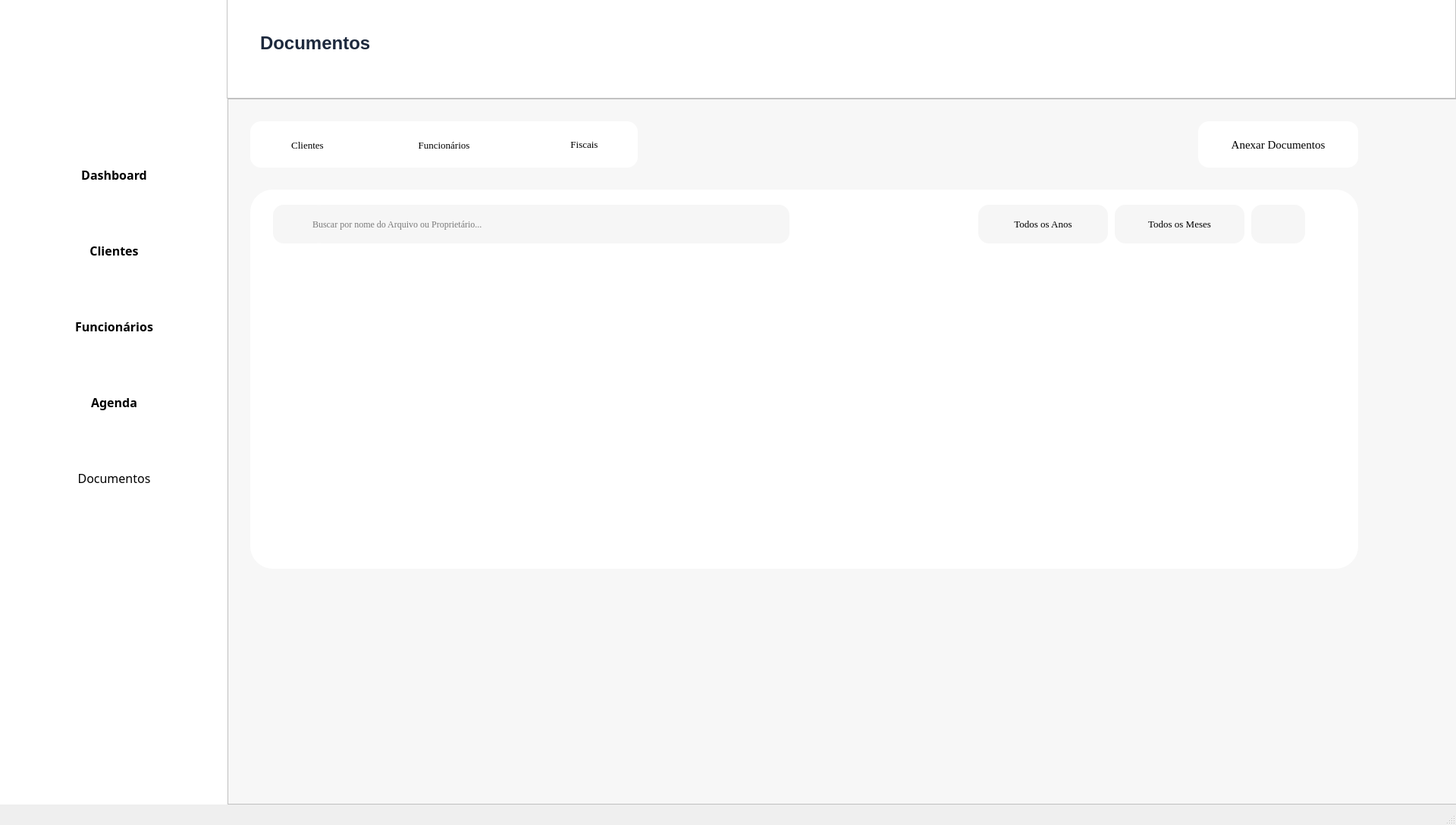
<?xml version="1.0" encoding="UTF-8"?>
<ui version="4.0">
 <class>MainWindow</class>
 <widget class="QMainWindow" name="MainWindow">
  <property name="geometry">
   <rect>
    <x>0</x>
    <y>0</y>
    <width>1920</width>
    <height>1088</height>
   </rect>
  </property>
  <property name="windowTitle">
   <string>MainWindow</string>
  </property>
  <widget class="QWidget" name="centralwidget">
   <widget class="QFrame" name="frame">
    <property name="geometry">
     <rect>
      <x>0</x>
      <y>0</y>
      <width>301</width>
      <height>1061</height>
     </rect>
    </property>
    <property name="styleSheet">
     <string notr="true">background-color: rgb(255,255,255);
border: 1px;
box-shadow: 5px 5px 5px;
border-color:  rgb(149, 149, 149);</string>
    </property>
    <widget class="QPushButton" name="dashboard_button">
     <property name="geometry">
      <rect>
       <x>20</x>
       <y>200</y>
       <width>261</width>
       <height>61</height>
      </rect>
     </property>
     <property name="font">
      <font>
       <family>Segoe UI Semibold</family>
       <pointsize>12</pointsize>
       <weight>75</weight>
       <bold>true</bold>
      </font>
     </property>
     <property name="cursor">
      <cursorShape>PointingHandCursor</cursorShape>
     </property>
     <property name="layoutDirection">
      <enum>Qt::LeftToRight</enum>
     </property>
     <property name="styleSheet">
      <string notr="true">text-align: left;
color: rgb(139, 139, 139);
padding-left: 10px;
border-radius:10px;
hover-color {
	background-color:rgb(254, 242, 242 solid);
	color:rgb(159, 7, 18);
}</string>
     </property>
     <property name="text">
      <string>Dashboard</string>
     </property>
     <property name="icon">
      <iconset>
       <normaloff>../Source/dashboard.png</normaloff>../Source/dashboard.png</iconset>
     </property>
     <property name="iconSize">
      <size>
       <width>50</width>
       <height>50</height>
      </size>
     </property>
    </widget>
    <widget class="QPushButton" name="clientes_button">
     <property name="geometry">
      <rect>
       <x>20</x>
       <y>300</y>
       <width>261</width>
       <height>61</height>
      </rect>
     </property>
     <property name="font">
      <font>
       <family>Segoe UI Semibold</family>
       <pointsize>12</pointsize>
       <weight>75</weight>
       <bold>true</bold>
      </font>
     </property>
     <property name="cursor">
      <cursorShape>PointingHandCursor</cursorShape>
     </property>
     <property name="styleSheet">
      <string notr="true">text-align: left;
color: rgb(139, 139, 139);
padding-left: 10px;
border-radius:10px;
hover-color {
	background-color:rgb(254, 242, 242 solid);
	color:rgb(159, 7, 18);
}</string>
     </property>
     <property name="text">
      <string>Clientes</string>
     </property>
     <property name="icon">
      <iconset>
       <normaloff>../Source/cliente.png</normaloff>../Source/cliente.png</iconset>
     </property>
     <property name="iconSize">
      <size>
       <width>40</width>
       <height>40</height>
      </size>
     </property>
    </widget>
    <widget class="QPushButton" name="funcionarios_button">
     <property name="geometry">
      <rect>
       <x>20</x>
       <y>400</y>
       <width>261</width>
       <height>61</height>
      </rect>
     </property>
     <property name="font">
      <font>
       <family>Segoe UI Semibold</family>
       <pointsize>12</pointsize>
       <weight>75</weight>
       <bold>true</bold>
      </font>
     </property>
     <property name="cursor">
      <cursorShape>PointingHandCursor</cursorShape>
     </property>
     <property name="styleSheet">
      <string notr="true">text-align: left;
color: rgb(139, 139, 139);
padding-left: 10px;
border-radius:10px;
hover-color {
	background-color:rgb(254, 242, 242 solid);
	color:rgb(159, 7, 18);
}</string>
     </property>
     <property name="text">
      <string>Funcionários</string>
     </property>
     <property name="icon">
      <iconset>
       <normaloff>../Source/funcionarios.png</normaloff>../Source/funcionarios.png</iconset>
     </property>
     <property name="iconSize">
      <size>
       <width>40</width>
       <height>40</height>
      </size>
     </property>
    </widget>
    <widget class="QPushButton" name="agenda_button">
     <property name="geometry">
      <rect>
       <x>20</x>
       <y>500</y>
       <width>261</width>
       <height>61</height>
      </rect>
     </property>
     <property name="font">
      <font>
       <family>Segoe UI Semibold</family>
       <pointsize>12</pointsize>
       <weight>75</weight>
       <bold>true</bold>
      </font>
     </property>
     <property name="cursor">
      <cursorShape>PointingHandCursor</cursorShape>
     </property>
     <property name="styleSheet">
      <string notr="true">text-align: left;
color: rgb(139, 139, 139);
padding-left: 10px;
border-radius:10px;
hover-color {
	background-color:rgb(254, 242, 242 solid);
	color:rgb(159, 7, 18);
}</string>
     </property>
     <property name="text">
      <string>Agenda</string>
     </property>
     <property name="icon">
      <iconset>
       <normaloff>../Source/agenda.png</normaloff>../Source/agenda.png</iconset>
     </property>
     <property name="iconSize">
      <size>
       <width>50</width>
       <height>50</height>
      </size>
     </property>
    </widget>
    <widget class="QPushButton" name="relatorios_button">
     <property name="geometry">
      <rect>
       <x>20</x>
       <y>600</y>
       <width>261</width>
       <height>61</height>
      </rect>
     </property>
     <property name="font">
      <font>
       <family>Segoe UI Semibold</family>
       <pointsize>12</pointsize>
       <weight>50</weight>
       <bold>false</bold>
      </font>
     </property>
     <property name="cursor">
      <cursorShape>PointingHandCursor</cursorShape>
     </property>
     <property name="styleSheet">
      <string notr="true">text-align: left;
color: rgb(139, 139, 139);
padding-left: 10px;
border-radius:10px;
hover-color {
	background-color:rgb(254, 242, 242 solid);
	color:rgb(159, 7, 18);
}</string>
     </property>
     <property name="text">
      <string>Documentos</string>
     </property>
     <property name="icon">
      <iconset>
       <normaloff>../Source/documentos.png</normaloff>../Source/documentos.png</iconset>
     </property>
     <property name="iconSize">
      <size>
       <width>50</width>
       <height>50</height>
      </size>
     </property>
    </widget>
    <widget class="QLabel" name="label">
     <property name="geometry">
      <rect>
       <x>40</x>
       <y>10</y>
       <width>191</width>
       <height>181</height>
      </rect>
     </property>
     <property name="text">
      <string/>
     </property>
     <property name="textFormat">
      <enum>Qt::RichText</enum>
     </property>
     <property name="pixmap">
      <pixmap>../Source/Cenicos.jpg</pixmap>
     </property>
     <property name="scaledContents">
      <bool>true</bool>
     </property>
    </widget>
   </widget>
   <widget class="QFrame" name="frame_2">
    <property name="geometry">
     <rect>
      <x>299</x>
      <y>-1</y>
      <width>1621</width>
      <height>131</height>
     </rect>
    </property>
    <property name="styleSheet">
     <string notr="true">background-color: rgb(255,255,255);</string>
    </property>
    <property name="frameShape">
     <enum>QFrame::StyledPanel</enum>
    </property>
    <property name="frameShadow">
     <enum>QFrame::Raised</enum>
    </property>
    <widget class="QTextBrowser" name="textBrowser_2">
     <property name="geometry">
      <rect>
       <x>40</x>
       <y>40</y>
       <width>256</width>
       <height>51</height>
      </rect>
     </property>
     <property name="autoFillBackground">
      <bool>false</bool>
     </property>
     <property name="styleSheet">
      <string notr="true">border: 0px;
color:rgb(29, 41, 61);</string>
     </property>
     <property name="html">
      <string>&lt;!DOCTYPE HTML PUBLIC &quot;-//W3C//DTD HTML 4.0//EN&quot; &quot;http://www.w3.org/TR/REC-html40/strict.dtd&quot;&gt;
&lt;html&gt;&lt;head&gt;&lt;meta name=&quot;qrichtext&quot; content=&quot;1&quot; /&gt;&lt;style type=&quot;text/css&quot;&gt;
p, li { white-space: pre-wrap; }
&lt;/style&gt;&lt;/head&gt;&lt;body style=&quot; font-family:'MS Shell Dlg 2'; font-size:8.25pt; font-weight:400; font-style:normal;&quot;&gt;
&lt;p style=&quot; margin-top:0px; margin-bottom:0px; margin-left:0px; margin-right:0px; -qt-block-indent:0; text-indent:0px;&quot;&gt;&lt;span style=&quot; font-size:18pt; font-weight:600;&quot;&gt;Documentos&lt;/span&gt;&lt;/p&gt;&lt;/body&gt;&lt;/html&gt;</string>
     </property>
    </widget>
   </widget>
   <widget class="QFrame" name="frame_3">
    <property name="geometry">
     <rect>
      <x>300</x>
      <y>130</y>
      <width>1631</width>
      <height>931</height>
     </rect>
    </property>
    <property name="font">
     <font>
      <family>Georgia</family>
      <weight>50</weight>
      <bold>false</bold>
     </font>
    </property>
    <property name="styleSheet">
     <string notr="true">background-color: rgb(247, 247, 247);</string>
    </property>
    <property name="frameShape">
     <enum>QFrame::StyledPanel</enum>
    </property>
    <property name="frameShadow">
     <enum>QFrame::Raised</enum>
    </property>
    <widget class="QFrame" name="frame_6">
     <property name="geometry">
      <rect>
       <x>30</x>
       <y>120</y>
       <width>1461</width>
       <height>500</height>
      </rect>
     </property>
     <property name="styleSheet">
      <string notr="true">background-color:white;
border-radius: 30px;</string>
     </property>
     <property name="frameShape">
      <enum>QFrame::StyledPanel</enum>
     </property>
     <property name="frameShadow">
      <enum>QFrame::Raised</enum>
     </property>
     <widget class="QPushButton" name="pushButton_3">
      <property name="geometry">
       <rect>
        <x>30</x>
        <y>20</y>
        <width>71</width>
        <height>51</height>
       </rect>
      </property>
      <property name="cursor">
       <cursorShape>PointingHandCursor</cursorShape>
      </property>
      <property name="styleSheet">
       <string notr="true">background-color: rgb(246, 246, 246);
border-radius: 14px;</string>
      </property>
      <property name="text">
       <string/>
      </property>
      <property name="icon">
       <iconset>
        <normaloff>../Source/lupa.png</normaloff>../Source/lupa.png</iconset>
      </property>
     </widget>
     <widget class="QLineEdit" name="lineEdit">
      <property name="geometry">
       <rect>
        <x>80</x>
        <y>20</y>
        <width>631</width>
        <height>51</height>
       </rect>
      </property>
      <property name="font">
       <font>
        <family>Georgia</family>
       </font>
      </property>
      <property name="styleSheet">
       <string notr="true">background-color: rgb(246, 246, 246);
border-radius: 14px;</string>
      </property>
      <property name="text">
       <string/>
      </property>
      <property name="placeholderText">
       <string>Buscar por nome do Arquivo ou Proprietário...</string>
      </property>
     </widget>
     <widget class="QPushButton" name="pushButton_4">
      <property name="geometry">
       <rect>
        <x>960</x>
        <y>20</y>
        <width>171</width>
        <height>51</height>
       </rect>
      </property>
      <property name="font">
       <font>
        <family>Georgia</family>
        <pointsize>10</pointsize>
        <weight>50</weight>
        <bold>false</bold>
       </font>
      </property>
      <property name="cursor">
       <cursorShape>PointingHandCursor</cursorShape>
      </property>
      <property name="layoutDirection">
       <enum>Qt::RightToLeft</enum>
      </property>
      <property name="styleSheet">
       <string notr="true">background-color: rgb(246, 246, 246);
border-radius: 14px;</string>
      </property>
      <property name="text">
       <string>Todos os Anos</string>
      </property>
      <property name="shortcut">
       <string/>
      </property>
     </widget>
     <widget class="QPushButton" name="pushButton_5">
      <property name="geometry">
       <rect>
        <x>1140</x>
        <y>20</y>
        <width>171</width>
        <height>51</height>
       </rect>
      </property>
      <property name="font">
       <font>
        <family>Georgia</family>
        <pointsize>10</pointsize>
        <weight>50</weight>
        <bold>false</bold>
       </font>
      </property>
      <property name="cursor">
       <cursorShape>PointingHandCursor</cursorShape>
      </property>
      <property name="layoutDirection">
       <enum>Qt::RightToLeft</enum>
      </property>
      <property name="styleSheet">
       <string notr="true">background-color: rgb(246, 246, 246);
border-radius: 14px;</string>
      </property>
      <property name="text">
       <string>Todos os Meses</string>
      </property>
      <property name="shortcut">
       <string/>
      </property>
     </widget>
     <widget class="QPushButton" name="pushButton_6">
      <property name="geometry">
       <rect>
        <x>1320</x>
        <y>20</y>
        <width>71</width>
        <height>51</height>
       </rect>
      </property>
      <property name="cursor">
       <cursorShape>PointingHandCursor</cursorShape>
      </property>
      <property name="styleSheet">
       <string notr="true">background-color: rgb(246, 246, 246);
border-radius: 14px;</string>
      </property>
      <property name="text">
       <string/>
      </property>
      <property name="icon">
       <iconset>
        <normaloff>../Source/filtro.png</normaloff>../Source/filtro.png</iconset>
      </property>
      <property name="iconSize">
       <size>
        <width>20</width>
        <height>20</height>
       </size>
      </property>
     </widget>
    </widget>
    <widget class="QPushButton" name="pushButton_7">
     <property name="geometry">
      <rect>
       <x>1280</x>
       <y>30</y>
       <width>211</width>
       <height>61</height>
      </rect>
     </property>
     <property name="font">
      <font>
       <family>Georgia</family>
       <pointsize>11</pointsize>
       <weight>50</weight>
       <bold>false</bold>
      </font>
     </property>
     <property name="styleSheet">
      <string notr="true">background-color: white;
border-radius: 14px;</string>
     </property>
     <property name="text">
      <string>Anexar Documentos</string>
     </property>
     <property name="icon">
      <iconset>
       <normaloff>../Source/upload_icon.png.png</normaloff>../Source/upload_icon.png.png</iconset>
     </property>
     <property name="iconSize">
      <size>
       <width>25</width>
       <height>25</height>
      </size>
     </property>
    </widget>
    <widget class="QFrame" name="frame_4">
     <property name="geometry">
      <rect>
       <x>30</x>
       <y>30</y>
       <width>511</width>
       <height>61</height>
      </rect>
     </property>
     <property name="styleSheet">
      <string notr="true">background-color: white;
border-radius: 14px;</string>
     </property>
     <property name="frameShape">
      <enum>QFrame::StyledPanel</enum>
     </property>
     <property name="frameShadow">
      <enum>QFrame::Raised</enum>
     </property>
     <widget class="QPushButton" name="pushButton_2">
      <property name="geometry">
       <rect>
        <x>190</x>
        <y>11</y>
        <width>131</width>
        <height>41</height>
       </rect>
      </property>
      <property name="font">
       <font>
        <family>Georgia</family>
        <pointsize>10</pointsize>
        <weight>50</weight>
        <bold>false</bold>
       </font>
      </property>
      <property name="text">
       <string>Funcionários</string>
      </property>
      <property name="icon">
       <iconset>
        <normaloff>../Source/funcionarios.png</normaloff>../Source/funcionarios.png</iconset>
      </property>
      <property name="iconSize">
       <size>
        <width>20</width>
        <height>20</height>
       </size>
      </property>
     </widget>
     <widget class="QPushButton" name="pushButton">
      <property name="geometry">
       <rect>
        <x>20</x>
        <y>11</y>
        <width>111</width>
        <height>41</height>
       </rect>
      </property>
      <property name="font">
       <font>
        <family>Georgia</family>
        <pointsize>10</pointsize>
        <weight>50</weight>
        <bold>false</bold>
       </font>
      </property>
      <property name="text">
       <string>Clientes</string>
      </property>
      <property name="icon">
       <iconset>
        <normaloff>../Source/utilizador.png</normaloff>../Source/utilizador.png</iconset>
      </property>
      <property name="iconSize">
       <size>
        <width>20</width>
        <height>20</height>
       </size>
      </property>
     </widget>
     <widget class="QPushButton" name="pushButton_8">
      <property name="geometry">
       <rect>
        <x>390</x>
        <y>10</y>
        <width>101</width>
        <height>41</height>
       </rect>
      </property>
      <property name="font">
       <font>
        <family>Georgia</family>
        <pointsize>10</pointsize>
        <weight>50</weight>
        <bold>false</bold>
       </font>
      </property>
      <property name="autoFillBackground">
       <bool>false</bool>
      </property>
      <property name="text">
       <string>Fiscais</string>
      </property>
      <property name="icon">
       <iconset>
        <normaloff>../Source/fiscal_icon.png.png</normaloff>../Source/fiscal_icon.png.png</iconset>
      </property>
      <property name="iconSize">
       <size>
        <width>20</width>
        <height>20</height>
       </size>
      </property>
     </widget>
    </widget>
   </widget>
  </widget>
  <widget class="QStatusBar" name="statusbar"/>
 </widget>
 <resources/>
 <connections/>
</ui>
